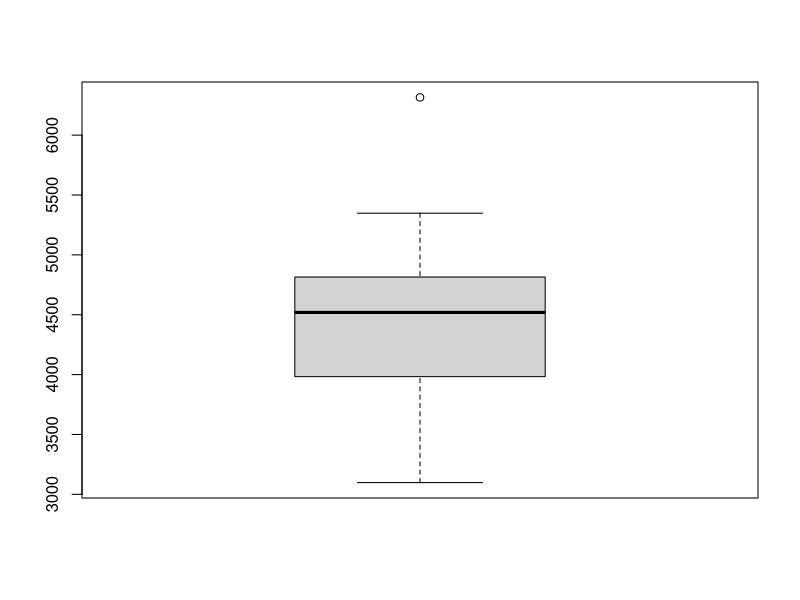
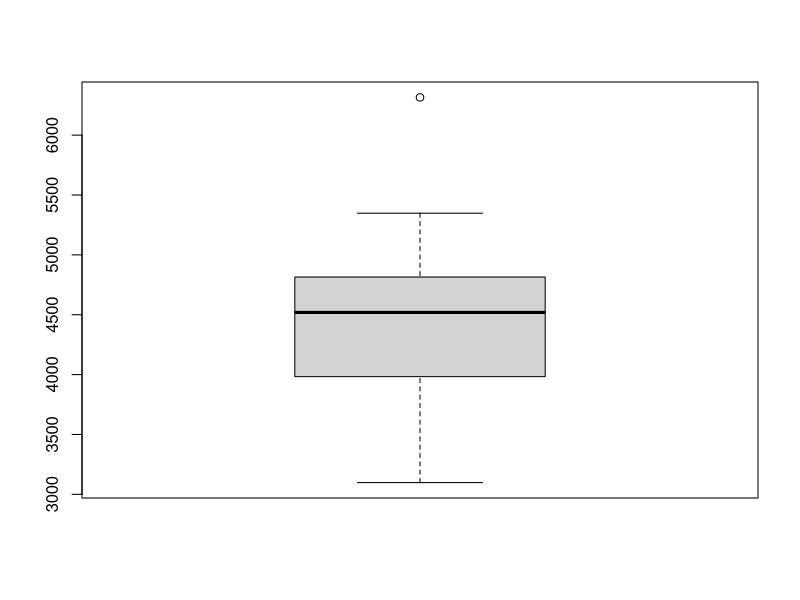
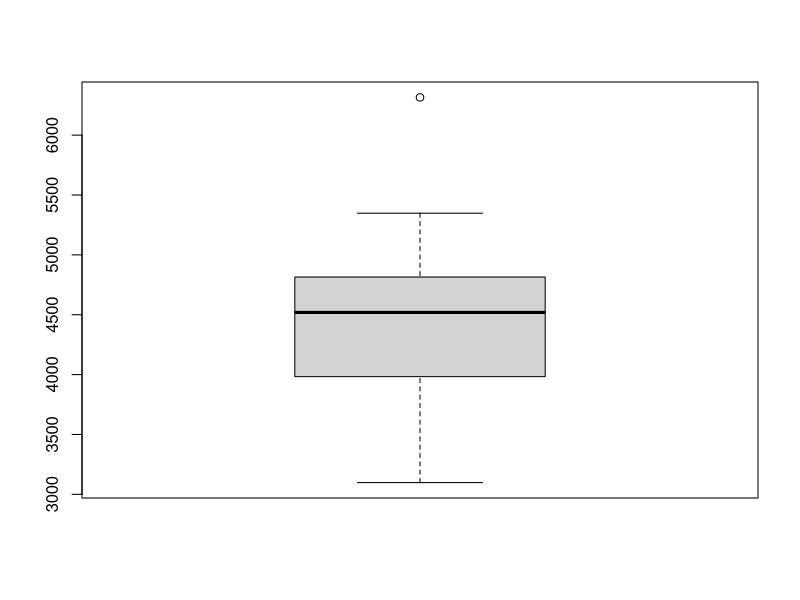
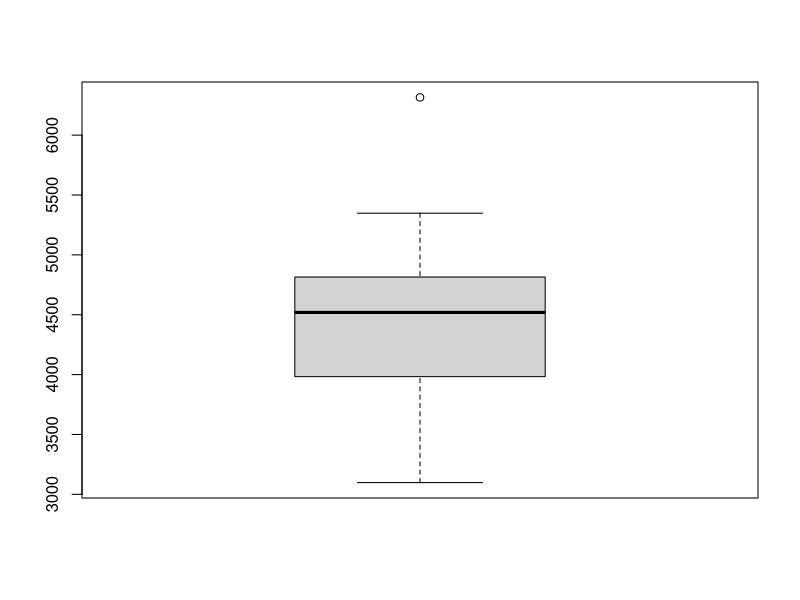
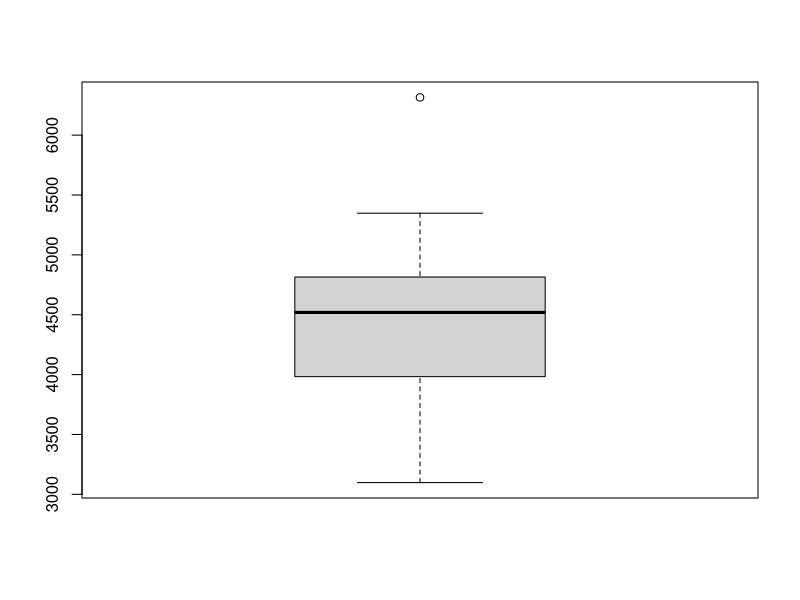
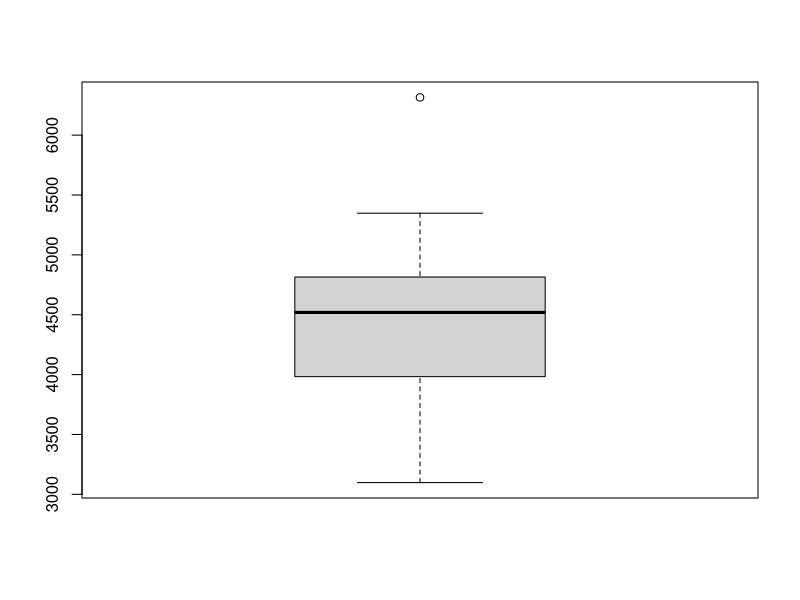
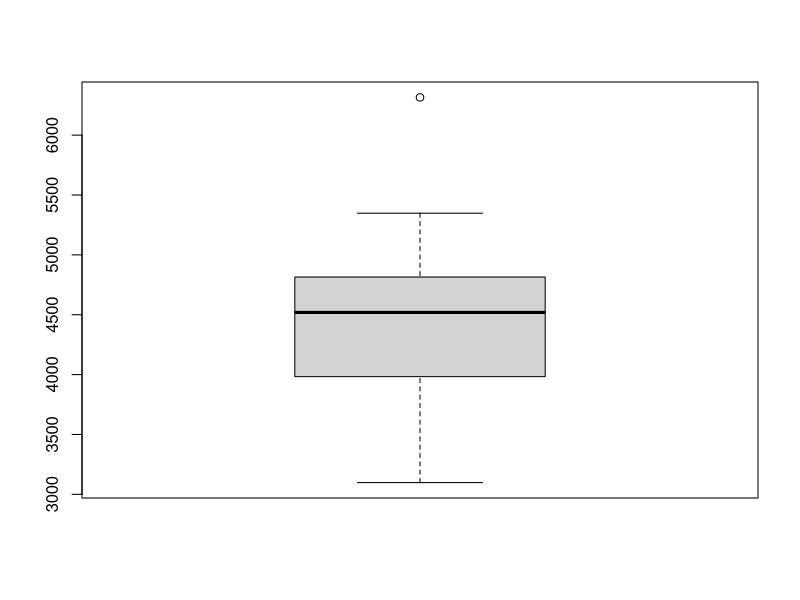

The R script that drew these images, in order:
# 이전 메모리 제거
rm(list = ls())

# code 7-7
state.x77 # matrix with 50 rows and 8 columns
str(state.x77) # 행 열 이름 확인
is.matrix(state.x77)
is.array(state.x77)
is.data.frame(state.x77)

st <- data.frame(state.x77)
str(st)
colnames(st)

boxplot(st$Income)
boxplot.stats(st$Income)$out # 이상값
boxplot(st$Income)$out

out.box <- boxplot(st$Income)
out.box
is.list(out.box) # 리스트 확인

quantile(st$Income)
quantile(st$Income, 0:3/4)
round(quantile(st$Income, 0:3/4))
summary(st$Income) # 기초 통계량

st <- data.frame(state.x77)
# 결과 구조
# $stats: 상자그림의 다섯 가지 요약값
# (최솟값, 1사분위수, 중앙값, 3사분위수, 최댓값).
# $n: 데이터의 관측값 개수.
# $conf: 95% 신뢰구간으로, 중앙값의 추정값이 해당 범위 내에 있을 가능성이 95%임을 의미.
# $out: 이상치(outliers) 값.
boxplot.stats(st$Income)
boxplot.stats(st$Income)$stats
boxplot.stats(st$Income)$n
boxplot.stats(st$Income)$conf # 신뢰구간 95% 내의 평균값 범위
boxplot.stats(st$Income)$out

#############################################
boxplot(st$Income)$stats
boxplot(st$Income)$n
boxplot(st$Income)$conf
boxplot(st$Income)$out
#############################################

# code 7-8
out.val <- boxplot.stats(st$Income)$out    # 특이값 추출
# out.val이 벡터여도 처리 가능
st$Income[st$Income %in% out.val] <- NA    # 특이값을 NA로 대체
head(st)
newdata <- st[complete.cases(st),]         # NA가 포함된 행 제거
head(newdata)

